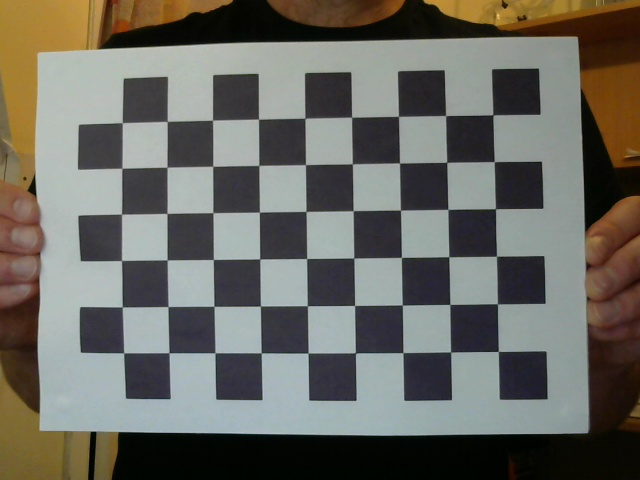
#> input picture Project-4 Advanced-Lane-Finding/chessboard.jpg, 640 x 480 px
$ jupyter execute FindingCorners.ipynb   (shell and % lines are left out)
#> lines starting #> are read from the running program, lines starting #| are printed output that depends on the picture; after the words box and inside, x2 and y2 are one past the last pixel; in counts of white or black regions, pixels touching at a corner belong together
## 1. Finding Corners

[cell 1]
import numpy as np
import cv2
import matplotlib
import matplotlib.pyplot as plt
import matplotlib.image as mpimg

[cell 2]
# prepare object points
nx = 9#TODO: enter the number of inside corners in x
ny = 6#TODO: enter the number of inside corners in y

[cell 3]
# Make a list of calibration images
fname = 'chessboard.jpg'
img = cv2.imread(fname)
#> img is the input picture: shape (480, 640, 3); mean B, G, R 97.8, 105, 106.1

[cell 4]
# Convert to grayscale
gray = cv2.cvtColor(img, cv2.COLOR_BGR2GRAY)
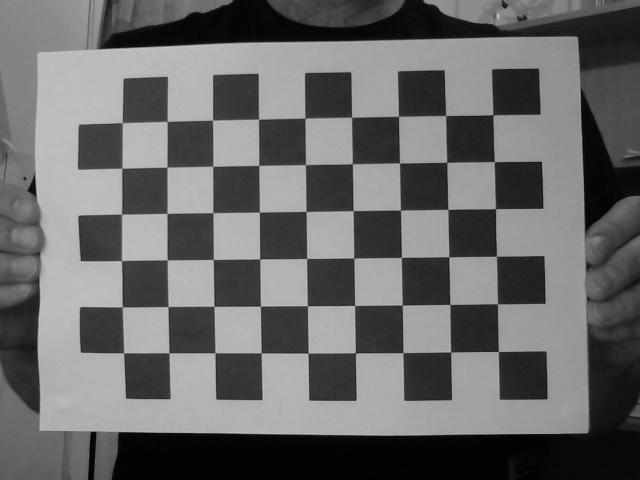
#> gray: shape (480, 640); min 1, max 200, mean 104.5

[cell 5]
plt.imshow(gray, cmap='gray')

[cell 6]
# Find the chessboard corners
ret, corners = cv2.findChessboardCorners(gray, (nx, ny), None)
#> ret = True; corners = 54 rows, first 8: [498.3, 351.4], [450.5, 352], [402.9, 352.6], [355.5, 352.9], [308, 353], [261.2, 352.9], [215, 353], [169, 352.7]

[cell 7]
print(ret)
#| True

[cell 8]
print(corners)
#> (printed output is left out)

[cell 9]
# If found, draw corners
if ret == True:
    # Draw and display the corners
    cv2.drawChessboardCorners(img, (nx, ny), corners, ret)
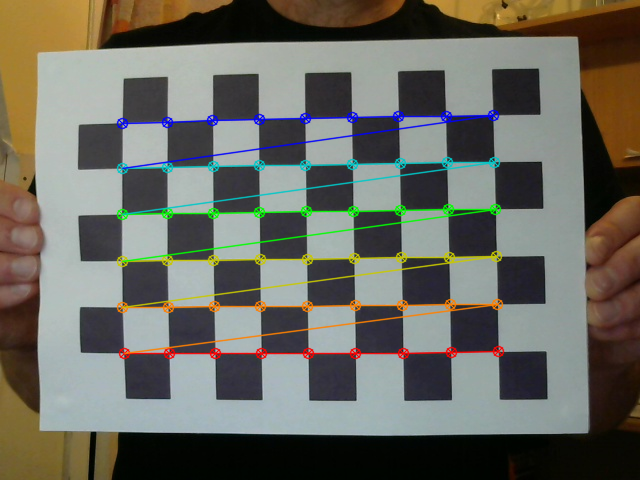
#> img: shape (480, 640, 3); 5.38% of pixels changed, all inside (x1, y1, x2, y2) = (116, 109, 505, 360)
    plt.imshow(img)

$ run again, with Project-4 Advanced-Lane-Finding/road.jpg copied over Project-4 Advanced-Lane-Finding/chessboard.jpg
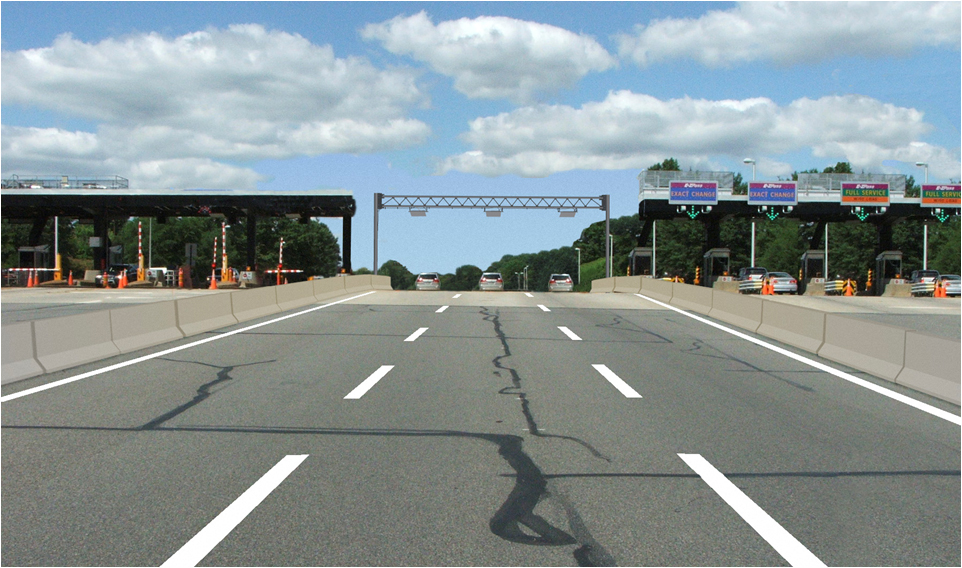
#> input picture Project-4 Advanced-Lane-Finding/road.jpg, 962 x 568 px
#> img is the input picture: shape (568, 962, 3); mean B, G, R 148.9, 147.5, 136
#> `gray = cv2.cvtColor(img, cv2.COLOR_BGR2GRAY)`:
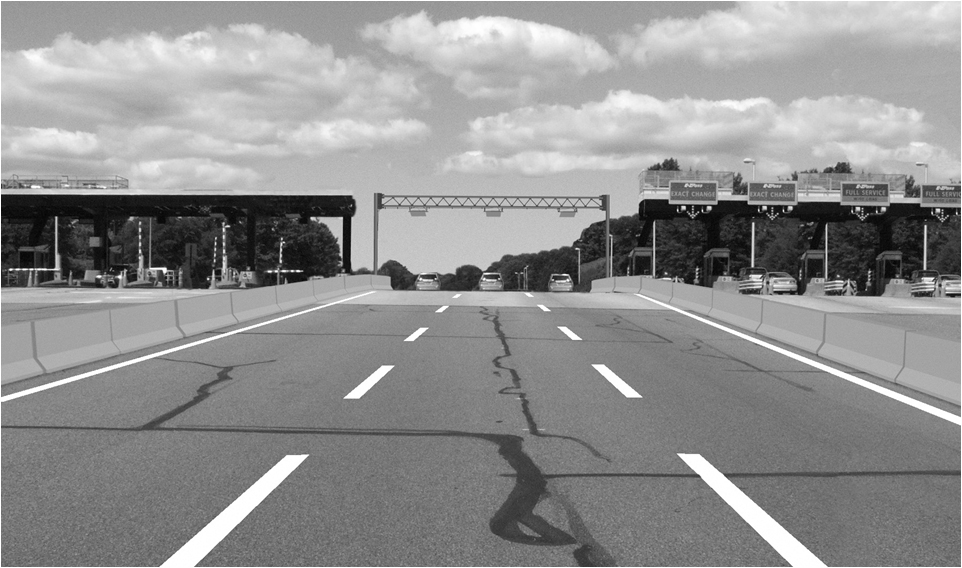
#> gray: shape (568, 962); min 2, max 255, mean 144.2
#> ret = False; corners = None
#| False
#| None

$ run again, with Project-4 Advanced-Lane-Finding/roadImage.jpg copied over Project-4 Advanced-Lane-Finding/chessboard.jpg
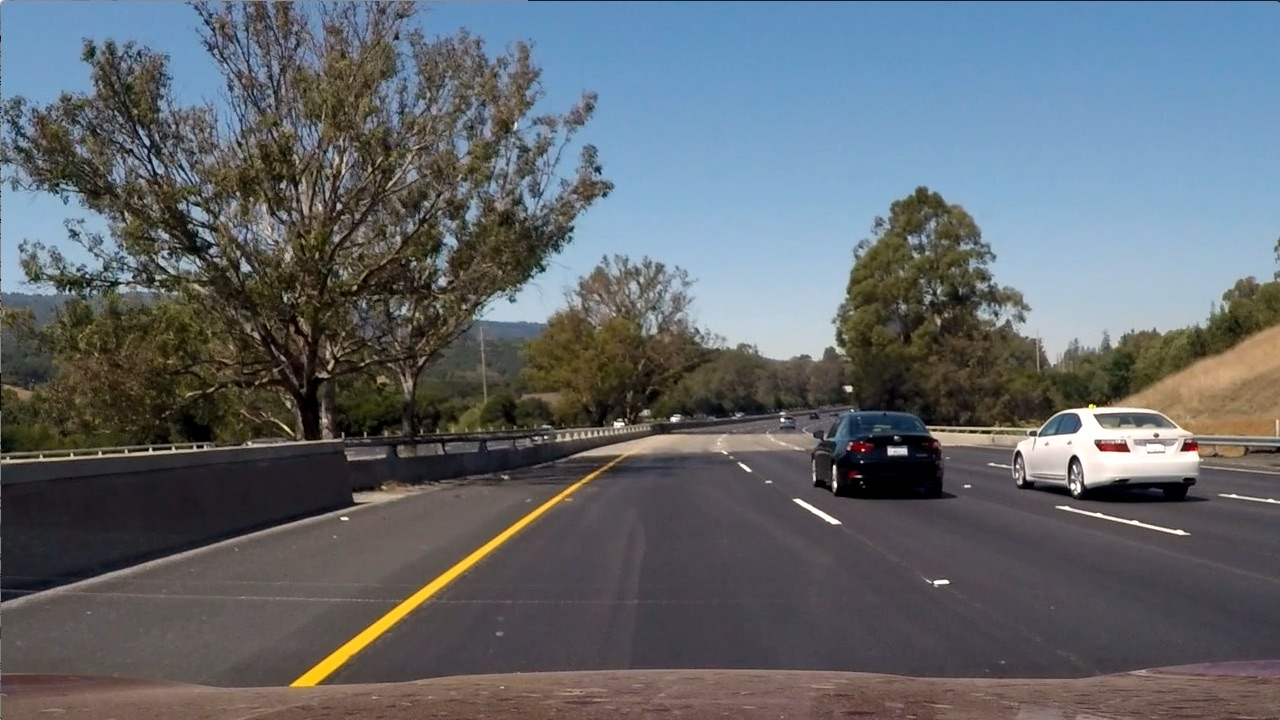
#> input picture Project-4 Advanced-Lane-Finding/roadImage.jpg, 1280 x 720 px
#> img is the input picture: shape (720, 1280, 3); mean B, G, R 107.9, 102.6, 97
#> `gray = cv2.cvtColor(img, cv2.COLOR_BGR2GRAY)`:
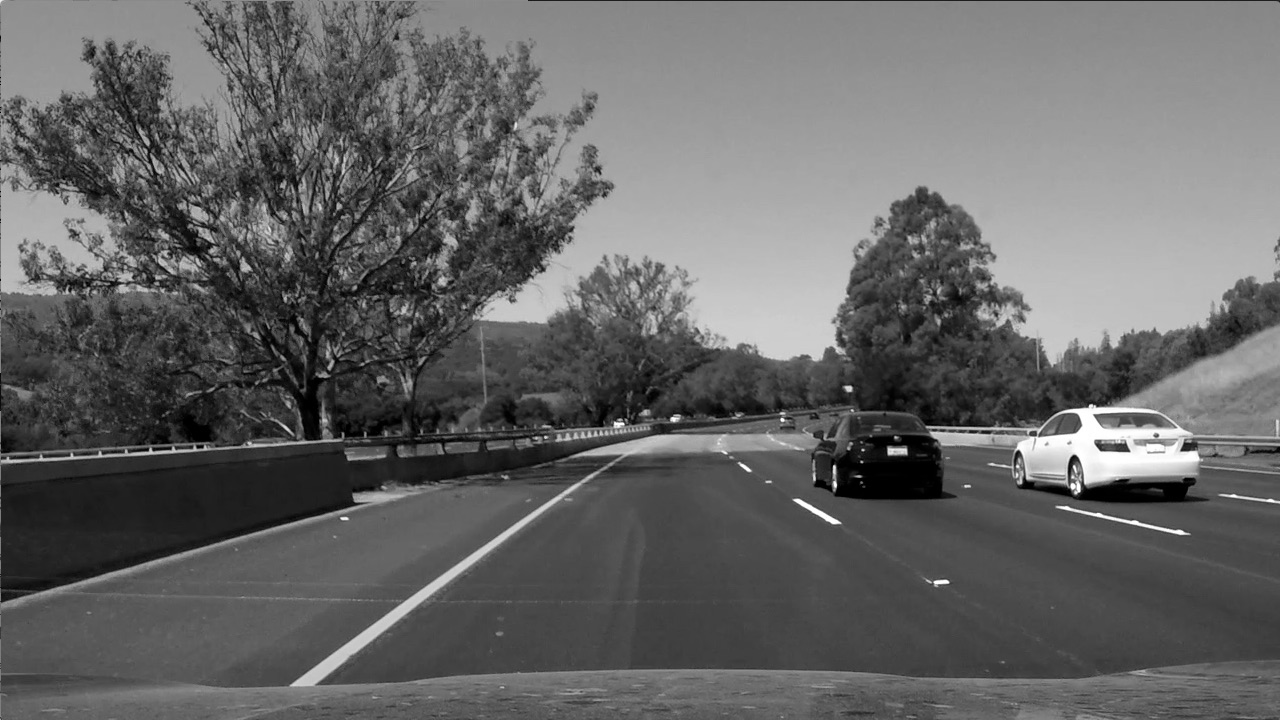
#> gray: shape (720, 1280); min 0, max 255, mean 101.5
#> ret = False; corners = None
#| False
#| None
